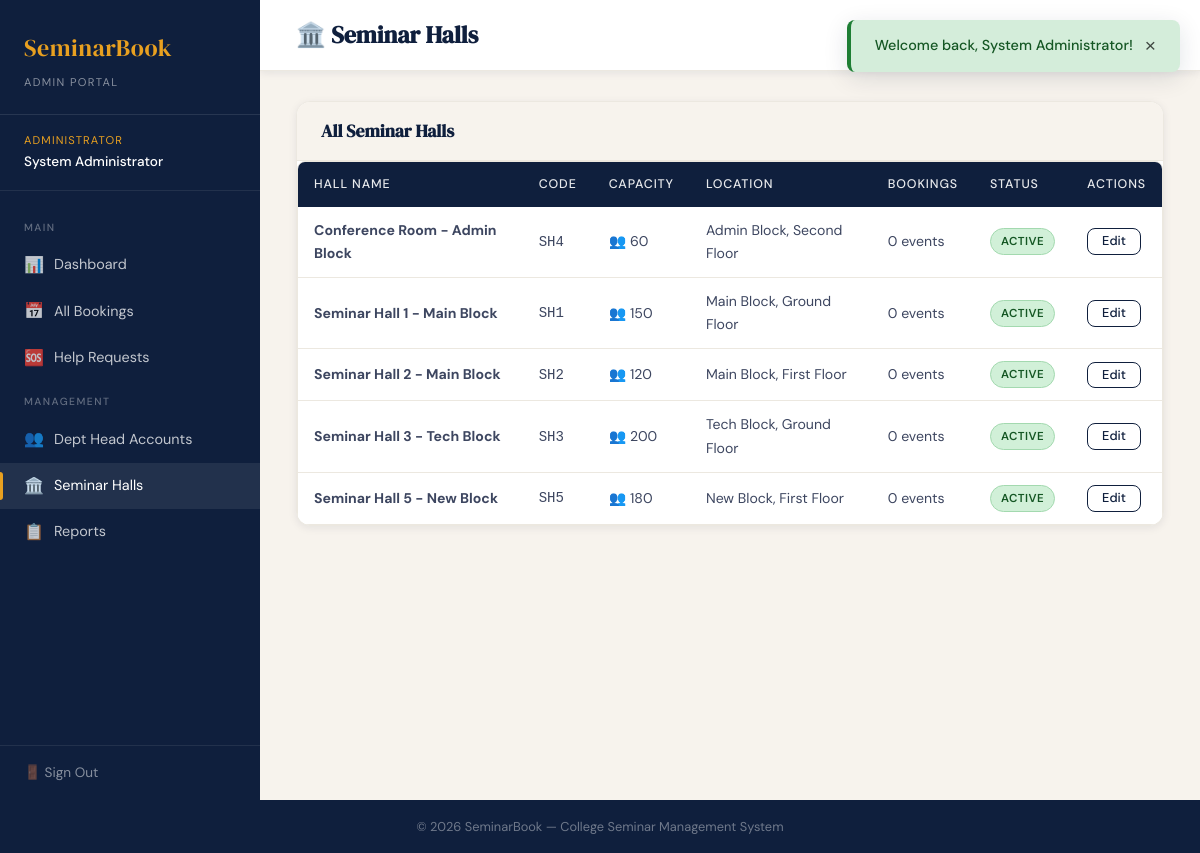
/admin/halls.php (signed in), run on the app's committed database.
### tables this page shows
CREATE TABLE seminar_halls (
    id          INT AUTO_INCREMENT PRIMARY KEY,
    name        VARCHAR(100) NOT NULL UNIQUE,
    code        VARCHAR(20) NOT NULL UNIQUE,
    capacity    INT NOT NULL DEFAULT 100,
    location    VARCHAR(100),
    facilities  TEXT,                            
    is_active   TINYINT(1) DEFAULT 1,
    created_at  TIMESTAMP DEFAULT CURRENT_TIMESTAMP
);

### includes/config.php (called while the page is built, shortened)
<?php
function e(mixed $val): string {
    return htmlspecialchars((string)$val, ENT_QUOTES, 'UTF-8');
}

### admin/halls.php (the view, shortened to what this page needs)
<?php
require_once __DIR__ . '/../includes/config.php';
$db = getDB();
$halls = $db->query("
    SELECT sh.*,
           (SELECT COUNT(*) FROM bookings b WHERE b.hall_id=sh.id AND b.status='approved') AS total_bookings
    FROM seminar_halls sh ORDER BY sh.name
")->fetchAll();
include __DIR__ . '/../includes/header.php';
?>
<div class="app-shell">
<?php include __DIR__ . '/_sidebar.php'; ?>
<div class="main-content">
    <div class="page-header">
        <h1>🏛️ Seminar Halls</h1>
    </div>
    <div class="page-body">
        <div class="card">
            <div class="card-header"><h3>All Seminar Halls</h3></div>
            <div class="table-wrap">
            <table>
                <thead><tr><th>Hall Name</th><th>Code</th><th>Capacity</th><th>Location</th><th>Bookings</th><th>Status</th><th>Actions</th></tr></thead>
                <tbody>
                <?php foreach ($halls as $h): ?>
                <tr>
                    <td><strong><?= e($h['name']) ?></strong></td>
                    <td><code><?= e($h['code']) ?></code></td>
                    <td>👥 <?= $h['capacity'] ?></td>
                    <td><?= e($h['location'] ?? '—') ?></td>
                    <td><?= $h['total_bookings'] ?> events</td>
                    <td>
                        <span class="badge <?= $h['is_active']?'badge-approved':'badge-rejected' ?>">
                            <?= $h['is_active'] ? 'Active' : 'Inactive' ?>
                        </span>
                    </td>
                    <td>
                        <a href="?edit=<?= $h['id'] ?>" class="btn btn-outline btn-sm">Edit</a>
                    </td>
                </tr>
                <?php endforeach; ?>
                </tbody>
            </table>
            </div>
        </div>
    </div>
</div>
</div>
<?php include __DIR__ . '/../includes/footer.php'; ?>

### assets/css/style.css (style rules this page uses)
:root { --navy: #0f1f3d; --navy-mid: #1a3060; --navy-lt: #2a4580; --ivory: #f7f3ed; --ivory-dk: #ede7da; --amber: #c8860a; --amber-lt: #e8a020; --amber-pale:#fef3db; --teal: #0d7377; --red: #c0392b; --green: #1e7e34; --text: #1a1a2e; --text-mid: #3d4660; --text-lt: #6b7499; --border: #d8d0c4; --border-lt: #ece8e0; --shadow-sm: 0 2px 8px rgba(15,31,61,.08); --shadow-md: 0 6px 24px rgba(15,31,61,.12); --shadow-lg: 0 16px 48px rgba(15,31,61,.18); --radius: 8px; --radius-lg: 14px; --font-head: 'DM Serif Display', Georgia, serif; --font-body: 'DM Sans', system-ui, sans-serif; --transition: 0.22s ease; }
*, *::before, *::after { box-sizing: border-box; margin: 0; padding: 0; }
html { font-size: 16px; scroll-behavior: smooth; }
body { font-family: var(--font-body); background: var(--ivory); color: var(--text); min-height: 100vh; display: flex; flex-direction: column; line-height: 1.65; }
a { color: var(--navy-mid); text-decoration: none; transition: color var(--transition); }
h1,h2,h3,h4,h5 { font-family: var(--font-head); line-height: 1.25; color: var(--navy); }
.app-shell { display: flex; min-height: 100vh; }
.main-content { margin-left: 260px; flex: 1; display: flex; flex-direction: column; min-height: 100vh; }
.page-header { background: #fff; border-bottom: 1px solid var(--border-lt); padding: 20px 36px; display: flex; align-items: center; justify-content: space-between; position: sticky; top: 0; z-index: 50; box-shadow: var(--shadow-sm); }
.page-header h1 { font-size: 1.5rem; }
.page-body { padding: 30px 36px; flex: 1; }
.card { background: #fff; border: 1px solid var(--border-lt); border-radius: var(--radius-lg); overflow: hidden; box-shadow: var(--shadow-sm); }
.card-header { padding: 18px 24px; border-bottom: 1px solid var(--border-lt); display: flex; align-items: center; justify-content: space-between; background: var(--ivory); }
.card-header h2, .card-header h3 { font-size: 1.1rem; color: var(--navy); }
.table-wrap { overflow-x: auto; border-radius: var(--radius); border: 1px solid var(--border-lt); }
table { width: 100%; border-collapse: collapse; font-size: .88rem; }
table thead th { background: var(--navy); color: rgba(255,255,255,.9); padding: 12px 16px; text-align: left; font-weight: 500; font-size: .78rem; text-transform: uppercase; letter-spacing: .07em; white-space: nowrap; }
table tbody tr { border-bottom: 1px solid var(--border-lt); transition: background var(--transition); }
table tbody tr:last-child { border-bottom: none; }
table tbody td { padding: 12px 16px; color: var(--text-mid); vertical-align: middle; }
.badge { display: inline-flex; align-items: center; padding: 3px 10px; border-radius: 20px; font-size: .72rem; font-weight: 600; letter-spacing: .04em; text-transform: uppercase; }
.badge-approved { background: #d1f0d8; color: #155724; border: 1px solid #a3d9af; }
.btn { display: inline-flex; align-items: center; gap: 6px; padding: 9px 20px; border-radius: var(--radius); border: 1.5px solid transparent; font-family: var(--font-body); font-size: .88rem; font-weight: 500; cursor: pointer; transition: all var(--transition); text-decoration: none; line-height: 1; white-space: nowrap; }
.btn-outline { background: transparent; color: var(--navy); border-color: var(--navy); }
.btn-sm { padding: 6px 14px; font-size: .8rem; }

### data on the page
seminar_halls: name "Conference Room - Admin Block", code "SH4", capacity "60", location "Admin Block, Second Floor", total_bookings "0", is_active "ACTIVE"
seminar_halls: name "Seminar Hall 1 - Main Block", code "SH1", capacity "150", location "Main Block, Ground Floor", total_bookings "0", is_active "ACTIVE"
seminar_halls: name "Seminar Hall 2 - Main Block", code "SH2", capacity "120", location "Main Block, First Floor", total_bookings "0", is_active "ACTIVE"
seminar_halls: name "Seminar Hall 3 - Tech Block", code "SH3", capacity "200", location "Tech Block, Ground Floor", total_bookings "0", is_active "ACTIVE"
seminar_halls: name "Seminar Hall 5 - New Block", code "SH5", capacity "180", location "New Block, First Floor", total_bookings "0", is_active "ACTIVE"

### other printed values
$flash['msg'] "Welcome back, System Administrator!"
$_SESSION['admin_name'] "System Administrator"
APP_NAME "SeminarBook"
